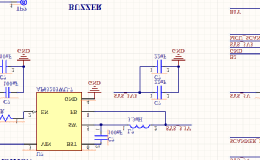
#> input picture FLAT_LOG/_schematic_review/latest/crop_buck.bmp, 260 x 160 px, given in place of the camera
$ python outline_webcam.py
#> lines starting #> are read from the running program, lines starting #| are printed output that depends on the picture
"""PC-side prototype for outlining the object near the center of a webcam frame."""

from __future__ import annotations

import argparse
import sys
import time
from pathlib import Path

try:
    import cv2
    import numpy as np
except ImportError as exc:
    missing = exc.name or "opencv-python"
    print(
        f"Missing dependency: {missing}\n"
        "Install dependencies with:\n"
        "  python -m pip install -r requirements.txt",
        file=sys.stderr,
    )
    raise SystemExit(1) from exc


WINDOW_NAME = "STM32N6 center-object outline"
METHODS = ("background", "color", "grabcut", "edges")


def parse_args() -> argparse.Namespace:
    parser = argparse.ArgumentParser(
        description="Outline the dominant object near the center of a webcam frame."
    )
    parser.add_argument("--camera-index", type=int, default=0, help="OpenCV camera index.")
    parser.add_argument("--width", type=int, default=800, help="Requested capture width.")
    parser.add_argument("--height", type=int, default=480, help="Requested capture height.")
    parser.add_argument("--fps", type=int, default=30, help="Requested capture FPS.")
    parser.add_argument(
        "--fourcc",
        default="",
        help="Optional capture FourCC, for example YUY2 or MJPG.",
    )
    parser.add_argument(
        "--process-scale",
        type=float,
        default=0.5,
        help="Scale factor for processing. Lower is faster; display stays full size.",
    )
    parser.add_argument(
        "--process-every",
        type=int,
        default=1,
        help="Run segmentation every N frames and reuse the last outline between updates.",
    )
    parser.add_argument(
        "--method",
        choices=METHODS,
        default="background",
        help="Foreground extraction method.",
    )
    parser.add_argument(
        "--center-width",
        type=float,
        default=0.55,
        help="Centered ROI width as a fraction of frame width.",
    )
    parser.add_argument(
        "--center-height",
        type=float,
        default=0.70,
        help="Centered ROI height as a fraction of frame height.",
    )
    parser.add_argument("--min-area", type=int, default=900, help="Minimum contour area.")
    parser.add_argument(
        "--diff-threshold",
        type=int,
        default=28,
        help="Background-mode Lab distance threshold.",
    )
    parser.add_argument(
        "--color-threshold",
        type=int,
        default=32,
        help="Color-mode Lab distance threshold from the center patch.",
    )
    parser.add_argument(
        "--center-sample",
        type=int,
        default=28,
        help="Color-mode center patch size in pixels.",
    )
    parser.add_argument(
        "--grabcut-iters", type=int, default=2, help="GrabCut iterations per frame."
    )
    parser.add_argument(
        "--save-dir",
        type=Path,
        default=None,
        help="Directory for frames saved with the s key.",
    )
    return parser.parse_args()


def clamp_fraction(value: float, fallback: float) -> float:
    if value <= 0.05 or value >= 0.98:
        return fallback
    return value


def center_rect(frame_shape: tuple[int, int, int], width_frac: float, height_frac: float):
    height, width = frame_shape[:2]
    rect_w = int(width * clamp_fraction(width_frac, 0.55))
    rect_h = int(height * clamp_fraction(height_frac, 0.70))
    x = max(1, (width - rect_w) // 2)
    y = max(1, (height - rect_h) // 2)
    rect_w = min(rect_w, width - x - 1)
    rect_h = min(rect_h, height - y - 1)
    return x, y, rect_w, rect_h


def processing_frame(frame, scale: float):
    if scale >= 0.999:
        return frame
    scale = max(0.1, min(scale, 1.0))
    width = max(32, int(frame.shape[1] * scale))
    height = max(32, int(frame.shape[0] * scale))
    return cv2.resize(frame, (width, height), interpolation=cv2.INTER_AREA)


def scale_rect(rect, x_scale: float, y_scale: float):
    x, y, w, h = rect
    return (
        int(x * x_scale),
        int(y * y_scale),
        int(w * x_scale),
        int(h * y_scale),
    )


def scale_contour(contour, x_scale: float, y_scale: float):
    if contour is None:
        return None
    scaled = contour.astype(np.float32)
    scaled[:, :, 0] *= x_scale
    scaled[:, :, 1] *= y_scale
    return scaled.astype(np.int32)


# [5 lines left out: function roi_mask, not called in this run]


def background_mask(frame, background, args: argparse.Namespace):
    rect = center_rect(frame.shape, args.center_width, args.center_height)
    if background is None:
        return np.zeros(frame.shape[:2], dtype=np.uint8), rect, "press b with empty background"

    frame_blur = cv2.GaussianBlur(frame, (5, 5), 0)
    bg_blur = cv2.GaussianBlur(background, (5, 5), 0)
    frame_lab = cv2.cvtColor(frame_blur, cv2.COLOR_BGR2LAB).astype(np.float32)
    bg_lab = cv2.cvtColor(bg_blur, cv2.COLOR_BGR2LAB).astype(np.float32)
    distance = np.linalg.norm(frame_lab - bg_lab, axis=2)
    mask = np.where(distance > args.diff_threshold, 255, 0).astype(np.uint8)
    mask = cv2.bitwise_and(mask, roi_mask(frame.shape, rect))
    return cleanup_mask(mask), rect, "background locked"


# [60 lines left out: functions color_mask, grabcut_mask, edges_mask, cleanup_mask, not called in this run]


def component_nearest_center(mask, min_area: int):
    height, width = mask.shape[:2]
    frame_center = np.array([width / 2.0, height / 2.0])
    count, labels, stats, centroids = cv2.connectedComponentsWithStats(mask, 8)

    best_label = None
    best_score = -1.0
    max_distance = float(np.linalg.norm(frame_center))

    for label in range(1, count):
        area = int(stats[label, cv2.CC_STAT_AREA])
        if area < min_area:
            continue

        centroid = centroids[label]
        distance = float(np.linalg.norm(centroid - frame_center))
        center_score = 1.0 - min(distance / max_distance, 1.0)
        score = (area**0.5) * (0.35 + center_score)

        if score > best_score:
            best_score = score
            best_label = label

    if best_label is None:
        return None

    return np.where(labels == best_label, 255, 0).astype(np.uint8)


def outline_from_mask(mask, min_area: int):
    component = component_nearest_center(mask, min_area)
    if component is None:
        return None

    contours, _ = cv2.findContours(component, cv2.RETR_EXTERNAL, cv2.CHAIN_APPROX_SIMPLE)
    contours = [contour for contour in contours if cv2.contourArea(contour) >= min_area]
    if not contours:
        return None

    return max(contours, key=cv2.contourArea)


def draw_overlay(frame, contour, rect, method: str, fps: float, status: str):
    overlay = frame.copy()
    x, y, w, h = rect
    height, width = frame.shape[:2]
    center = (width // 2, height // 2)

    cv2.rectangle(overlay, (x, y), (x + w, y + h), (70, 120, 255), 1)
    cv2.drawMarker(overlay, center, (70, 120, 255), cv2.MARKER_CROSS, 18, 1)

    if contour is not None:
        cv2.drawContours(overlay, [contour], -1, (0, 255, 80), 3)
        area = int(cv2.contourArea(contour))
        cv2.putText(
            overlay,
            f"outline area: {area}",
            (12, height - 18),
            cv2.FONT_HERSHEY_SIMPLEX,
            0.55,
            (0, 255, 80),
            2,
            cv2.LINE_AA,
        )
    else:
        cv2.putText(
            overlay,
            "no centered object",
            (12, height - 18),
            cv2.FONT_HERSHEY_SIMPLEX,
            0.55,
            (0, 180, 255),
            2,
            cv2.LINE_AA,
        )

    top_line = f"{method} | {fps:4.1f} fps | b background | m method | s save | q quit"
    cv2.putText(overlay, top_line, (12, 24), cv2.FONT_HERSHEY_SIMPLEX, 0.52, (255, 255, 255), 2, cv2.LINE_AA)
    cv2.putText(overlay, status, (12, 48), cv2.FONT_HERSHEY_SIMPLEX, 0.52, (255, 255, 255), 2, cv2.LINE_AA)
    return overlay


def open_camera(index: int, width: int, height: int, fps: int, fourcc: str):
    capture = cv2.VideoCapture(index, cv2.CAP_DSHOW)
    if not capture.isOpened():
        capture = cv2.VideoCapture(index)

    if not capture.isOpened():
        raise RuntimeError(f"Could not open camera index {index}")

    capture.set(cv2.CAP_PROP_FRAME_WIDTH, width)
    capture.set(cv2.CAP_PROP_FRAME_HEIGHT, height)
    capture.set(cv2.CAP_PROP_FPS, fps)
    capture.set(cv2.CAP_PROP_BUFFERSIZE, 1)
    if len(fourcc) == 4:
        capture.set(cv2.CAP_PROP_FOURCC, cv2.VideoWriter_fourcc(*fourcc[:4]))
    return capture


# [9 lines left out: function save_frame, not called in this run]


def main() -> int:
    args = parse_args()
    if args.save_dir is None:
        args.save_dir = Path(__file__).resolve().parents[2] / "data" / "samples" / "camera"

    method_index = METHODS.index(args.method)
    capture = open_camera(args.camera_index, args.width, args.height, args.fps, args.fourcc)
    print(f"Opened camera index {args.camera_index}")

    last_time = time.perf_counter()
    fps = 0.0
    background = None
    flash_message = ""
    flash_until = 0.0
    frame_count = 0
    last_contour = None
    last_rect = None
    last_status = "starting"

    try:
        while True:
            ok, frame = capture.read()
#> frame is the input picture: shape (160, 260, 3); mean B, G, R 235.8, 241.3, 245.2
            if not ok:
                print("Camera frame read failed", file=sys.stderr)
                return 2

            frame_count += 1
            method = METHODS[method_index]
            process_now = frame_count % max(args.process_every, 1) == 0

            if process_now or last_rect is None:
                work_frame = processing_frame(frame, args.process_scale)
#> in processing_frame, `return cv2.resize(frame, (width, height), interpolation=cv2.INTER_AREA)`:
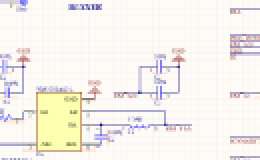
#> returned value: shape (80, 130, 3) (shown 2 times larger); mean of channels 0, 1, 2 236.1, 241.3, 245.4; drawn as B, G, R
                work_background = (
                    processing_frame(background, args.process_scale)
                    if background is not None
                    else None
                )

                if method == "background":
                    mask, rect, status = background_mask(work_frame, work_background, args)
#> mask: shape (80, 130); every value is 0
#> rect = (29, 12, 71, 56); status = 'press b with empty background'
                elif method == "color":
                    mask, rect, status = color_mask(work_frame, args)
                elif method == "grabcut":
                    mask, rect, status = grabcut_mask(work_frame, args)
                else:
                    mask, rect, status = edges_mask(work_frame, args)

                contour = outline_from_mask(mask, args.min_area)
#> in component_nearest_center, `count, labels, stats, centroids = cv2.connectedComponentsWithStats(mas..`: labels: shape (80, 130) int32; every value is 0
#> in component_nearest_center, `count, labels, stats, centroids = cv2.connectedComponentsWithStats(mas..`: count = 1; stats = [[0, 0, 130, 80, 10400]]; centroids = [[64.5, 39.5]]
#> after the loop in component_nearest_center, `for label in range(1, count):`: best_score = -1
                x_scale = frame.shape[1] / work_frame.shape[1]
#> x_scale = 2
                y_scale = frame.shape[0] / work_frame.shape[0]
#> y_scale = 2
                last_contour = scale_contour(contour, x_scale, y_scale)
                last_rect = scale_rect(rect, x_scale, y_scale)
#> in scale_rect, `x, y, w, h = rect`: x = 29; y = 12; w = 71; h = 56
#> last_rect = (58, 24, 142, 112)
                last_status = f"{status} | process {work_frame.shape[1]}x{work_frame.shape[0]}"

            now = time.perf_counter()
            elapsed = max(now - last_time, 1e-6)
            last_time = now
            fps = (fps * 0.85) + ((1.0 / elapsed) * 0.15)

            if flash_message and time.perf_counter() < flash_until:
                status = flash_message
            else:
                status = last_status

            output = draw_overlay(frame, last_contour, last_rect, method, fps, status)
#> in draw_overlay, `x, y, w, h = rect`: x = 58; y = 24; w = 142; h = 112
#> in draw_overlay, `cv2.drawMarker(overlay, center, (70, 120, 255), cv2.MARKER_CROSS, 18, 1)`: overlay: shape (160, 260, 3); mean B, G, R 233.7, 239.6, 245.3
#> in draw_overlay, `cv2.putText( overlay, "no centered object", (12, height - 18), cv2.FON..`:
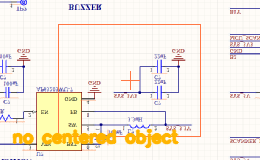
#> overlay: shape (160, 260, 3); mean B, G, R 226.8, 237.9, 245.6
#> in draw_overlay, `cv2.putText(overlay, status, (12, 48), cv2.FONT_HERSHEY_SIMPLEX, 0.52,..`:
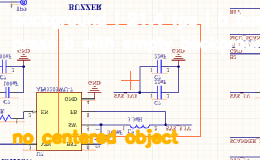
#> overlay: shape (160, 260, 3); mean B, G, R 228.2, 238.9, 246
            cv2.imshow(WINDOW_NAME, output)

            key = cv2.waitKey(1) & 0xFF
#> (key q is pressed here)
            if key == ord("q"):
                break
            if key == ord("s"):
                save_frame(args.save_dir, frame, output)
            if key == ord("m"):
                method_index = (method_index + 1) % len(METHODS)
                last_rect = None
                last_contour = None
            if key == ord("r"):
                background = None
                last_time = time.perf_counter()
                last_rect = None
                last_contour = None
                flash_message = "reset"
                flash_until = time.perf_counter() + 1.0
            if key == ord("b"):
                background = frame.copy()
                last_rect = None
                last_contour = None
                flash_message = "captured background"
                flash_until = time.perf_counter() + 1.0

    finally:
        capture.release()
        cv2.destroyAllWindows()

    return 0


if __name__ == "__main__":
    raise SystemExit(main())
#> (the program exits here)

$ run again, on FLAT_LOG/_schematic_review/latest/crop_display.bmp
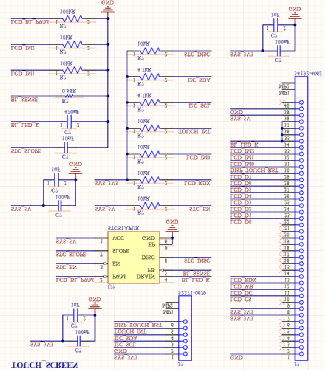
#> input picture FLAT_LOG/_schematic_review/latest/crop_display.bmp, 325 x 370 px, given in place of the camera
#> in main, frame is the input picture: shape (370, 325, 3); mean B, G, R 235.6, 234.5, 239
#> in processing_frame, `return cv2.resize(frame, (width, height), interpolation=cv2.INTER_AREA)`:
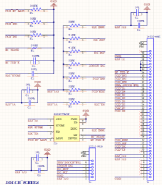
#> returned value: shape (185, 162, 3); mean of channels 0, 1, 2 235.7, 234.5, 239; drawn as B, G, R
#> mask: shape (185, 162); every value is 0
#> in main, `mask, rect, status = background_mask(work_frame, work_background, args)`: rect = (36, 28, 89, 129); status = 'press b with empty background'
#> labels: shape (185, 162) int32; every value is 0
#> count = 1; stats = [[0, 0, 162, 185, 29970]]; centroids = [[80.5, 92]]
#> after the loop in component_nearest_center, `for label in range(1, count):`: best_score = -1
#> in scale_rect, `x, y, w, h = rect`: x = 36; y = 28; w = 89; h = 129
#> last_rect = (72, 56, 178, 258)
#> in draw_overlay, `x, y, w, h = rect`: x = 72; y = 56; w = 178; h = 258
#> in draw_overlay, `cv2.putText(overlay, status, (12, 48), cv2.FONT_HERSHEY_SIMPLEX, 0.52,..`:
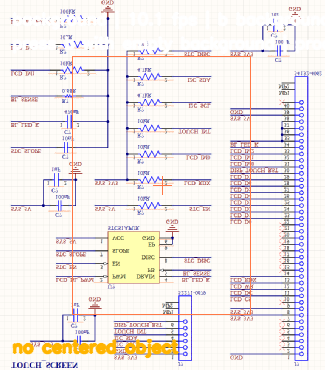
#> overlay: shape (370, 325, 3); mean B, G, R 232.5, 233.9, 240

$ run again, on FLAT_LOG/_schematic_review/latest/crop_mcu.bmp
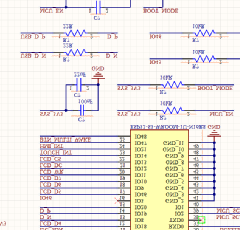
#> input picture FLAT_LOG/_schematic_review/latest/crop_mcu.bmp, 240 x 230 px, given in place of the camera
#> in main, frame is the input picture: shape (230, 240, 3); mean B, G, R 226.4, 232.4, 237.1
#> in processing_frame, `return cv2.resize(frame, (width, height), interpolation=cv2.INTER_AREA)`:
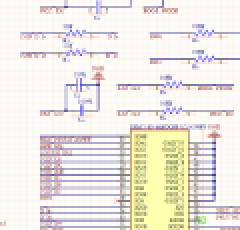
#> returned value: shape (115, 120, 3) (shown 2 times larger); mean of channels 0, 1, 2 226.6, 232.5, 237.2; drawn as B, G, R
#> mask: shape (115, 120); every value is 0
#> in main, `mask, rect, status = background_mask(work_frame, work_background, args)`: rect = (27, 17, 66, 80); status = 'press b with empty background'
#> labels: shape (115, 120) int32; every value is 0
#> count = 1; stats = [[0, 0, 120, 115, 13800]]; centroids = [[59.5, 57]]
#> after the loop in component_nearest_center, `for label in range(1, count):`: best_score = -1
#> in scale_rect, `x, y, w, h = rect`: x = 27; y = 17; w = 66; h = 80
#> last_rect = (54, 34, 132, 160)
#> in draw_overlay, `x, y, w, h = rect`: x = 54; y = 34; w = 132; h = 160
#> in draw_overlay, `cv2.putText(overlay, status, (12, 48), cv2.FONT_HERSHEY_SIMPLEX, 0.52,..`:
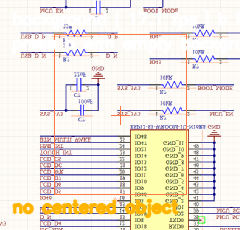
#> overlay: shape (230, 240, 3); mean B, G, R 220.4, 230.6, 238.2
